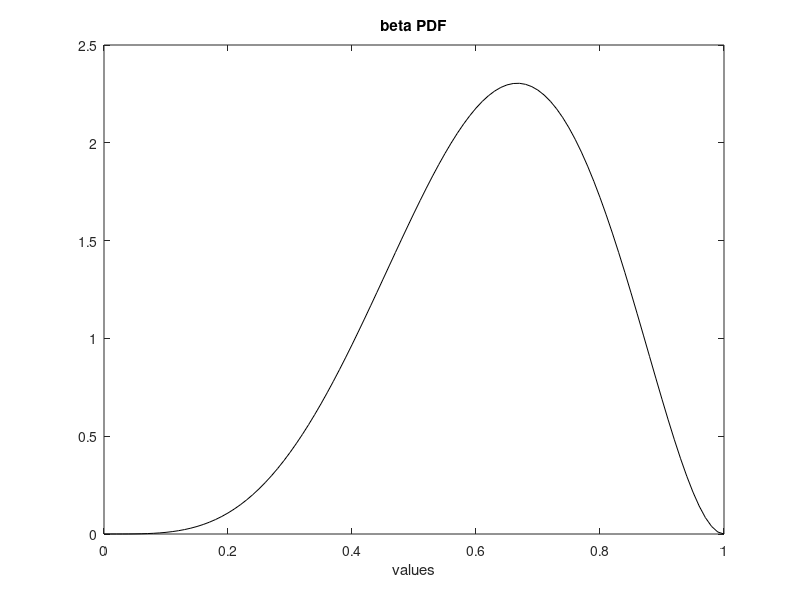

MATLAB code to generate this figure:
% beta PDF
v=0:0.01:1;                     %values set
alpha=5; beta=3;                %random variable parameters
ypdf=betapdf(v,alpha,beta);     %beta PDF
plot(v,ypdf,'k');               %plots figure
axis([0 1 0 2.5]);
xlabel('values'); 
title('beta PDF');
